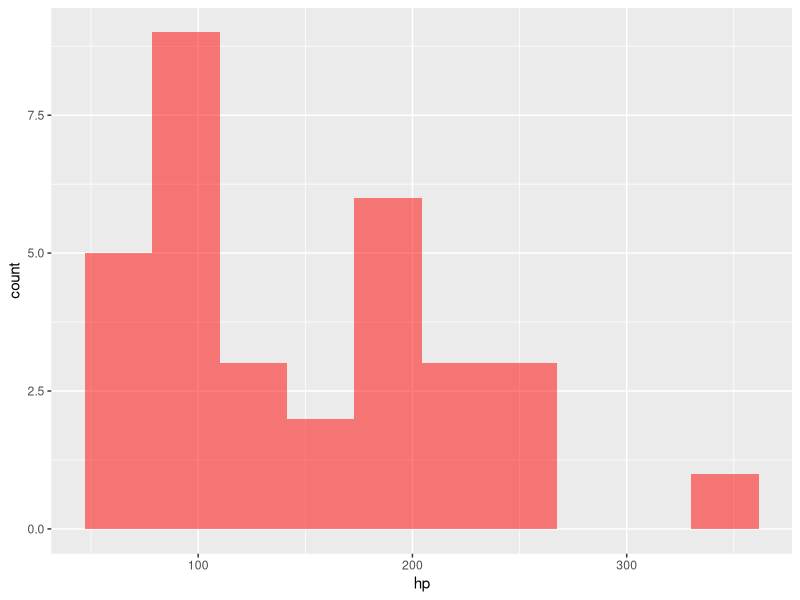
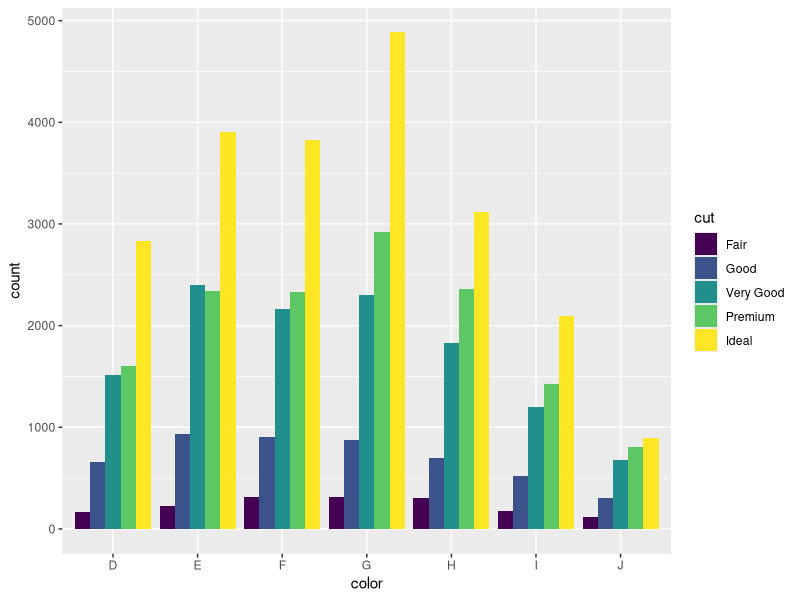
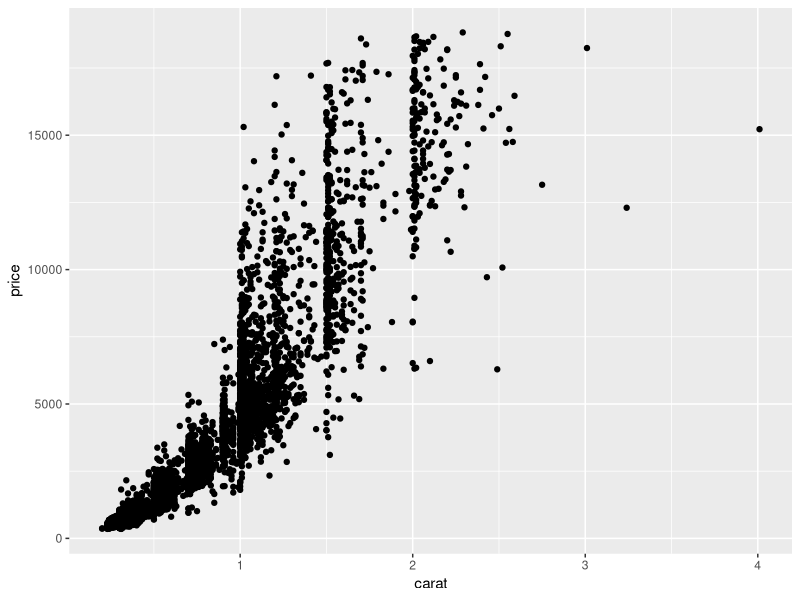
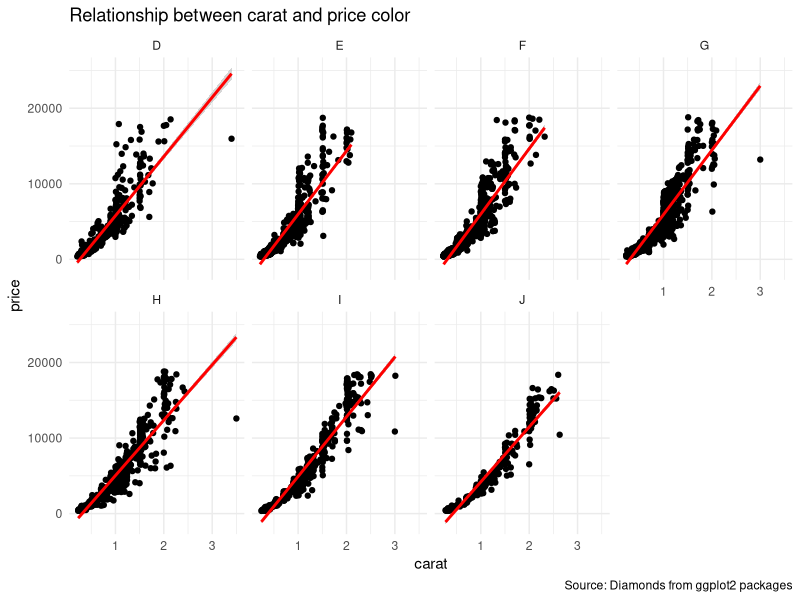
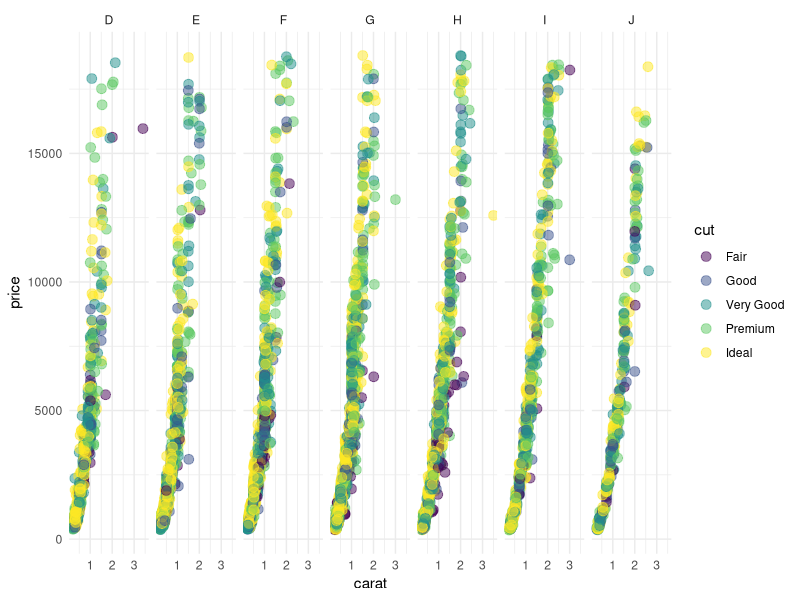

Reproduce these figures in R, in order.
library(tidyverse)


p <- ggplot(mtcars,aes(hp))
p + geom_histogram(bins = 10,fill="red",alpha = 0.5)


diamonds %>%
  count(cut)


ggplot(diamonds,aes(color,fill = cut)) + 
  geom_bar(position = "dodge")

##Scatter plot
set.seed(50)
small_dia <- sample_n(diamonds,5000)
ggplot(small_dia,aes(carat,price)) +
  geom_point()

## FACET -small multiple

small_dia <- sample_n(diamonds,5000)
ggplot(small_dia,aes(carat,price)) +
  geom_point() +
  geom_smooth(method = "lm",col= "red") +
  facet_wrap(~color, ncol = 4) +
  theme_minimal()+
  labs(title = "Relationship between carat and price color",
       x =  "carat",
       y = "price",
       caption = "Source: Diamonds from ggplot2 packages")

##
ggplot(small_dia, aes(carat,price, col= cut)) +
  geom_point(size = 3 ,alpha = 0.5) +
  facet_grid(~color) +
  theme_minimal()


